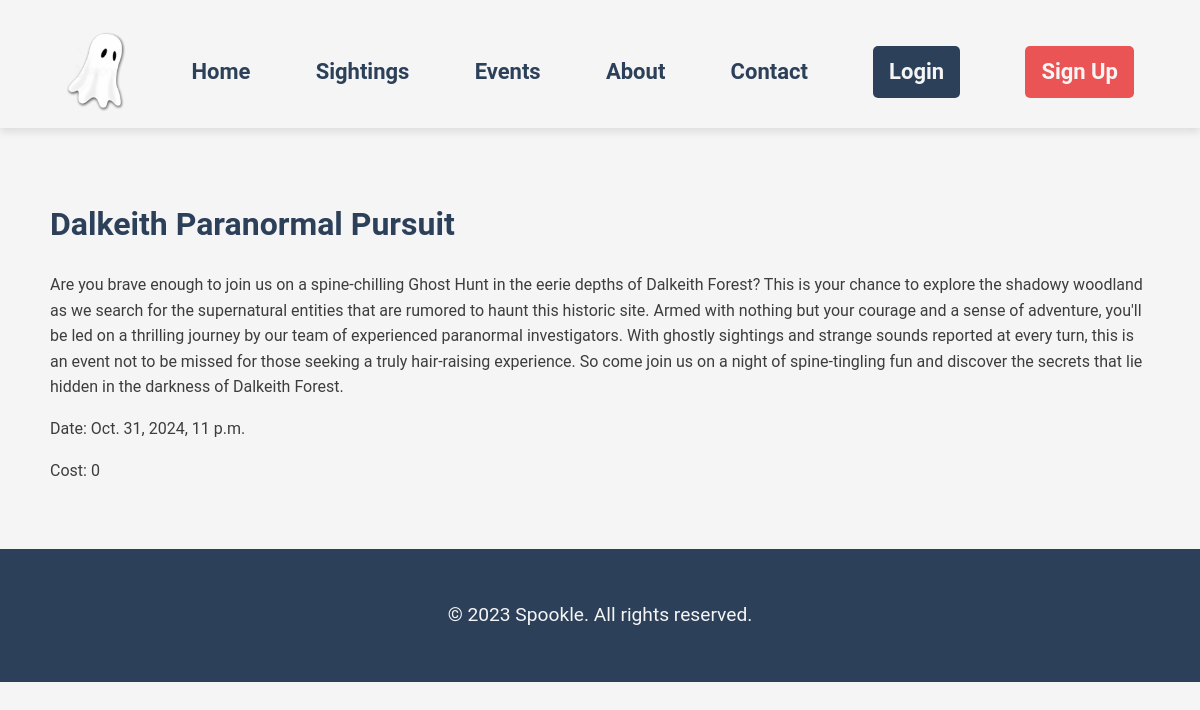
The app's page /events/1/ with its own data.
### events/models.py (models this page shows, shortened)
class Event(models.Model):
    title = models.CharField(max_length=255)
    description = models.TextField()
    datetime = models.DateTimeField()
    cost = models.IntegerField()

### events/views.py (the view)
# urls.py: path('<int:id>/', views.details, name="events_details"),
def details(request, id):
    event = get_object_or_404(Event, id=id)
    return render(request, 'events/details.html', {'event': event})

### templates/events/details.html (shortened to what this page needs)
{% extends 'base.html' %}
{% block content %}
  <h1>{{ event.title }}</h1>
  <p>{{ event.description }}</p>
  <p>Date: {{ event.datetime }}</p>
  <p>Cost: {{ event.cost }}</p>
{% endblock %}

### static/css/style.css (style rules this page uses)
:root { --background-color: #f5f5f5; --foreground-color: #3d3d3d; --primary-color: #2d4059; --secondary-color: #ea5455; --tertiary-color: #e8e8e8; }
body { font-family: 'Roboto', sans-serif; line-height: 1.6; color: var(--foreground-color); background-color: var(--background-color); margin: 0; padding: 0; }
h1, h2, h3, h4, h5, h6 { color: var(--primary-color); }

### records on screen
Event: title "Dalkeith Paranormal Pursuit", description "Are you brave enough to join us on a spine-chilling Ghost Hunt in the eerie depths of Dalkeith Forest? This is your chance to explore the shadowy woodland as we search for the supernatural entities that are rumored to haunt this historic site. Armed with nothing but your courage and a sense of adventure, you'll be led on a thrilling journey by our team of experienced paranormal investigators. With ghostly sightings and strange sounds reported at every turn, this is an event not to be missed for those seeking a truly hair-raising experience. So come join us on a night of spine-tingling fun and discover the secrets that lie hidden in the darkness of Dalkeith Forest.", datetime "Oct. 31, 2024, 11 p.m.", cost "0"
